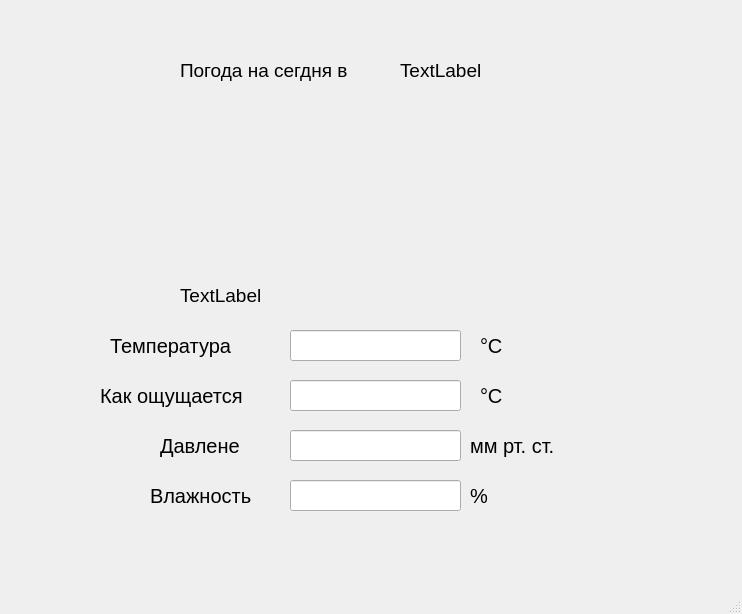
<?xml version="1.0" encoding="UTF-8"?>
<ui version="4.0">
 <class>MainWindow</class>
 <widget class="QMainWindow" name="MainWindow">
  <property name="geometry">
   <rect>
    <x>0</x>
    <y>0</y>
    <width>742</width>
    <height>614</height>
   </rect>
  </property>
  <property name="font">
   <font>
    <pointsize>15</pointsize>
   </font>
  </property>
  <property name="windowTitle">
   <string>MainWindow</string>
  </property>
  <widget class="QWidget" name="centralwidget">
   <widget class="QLineEdit" name="lineEdit">
    <property name="geometry">
     <rect>
      <x>290</x>
      <y>330</y>
      <width>171</width>
      <height>31</height>
     </rect>
    </property>
   </widget>
   <widget class="QLineEdit" name="lineEdit_2">
    <property name="geometry">
     <rect>
      <x>290</x>
      <y>380</y>
      <width>171</width>
      <height>31</height>
     </rect>
    </property>
   </widget>
   <widget class="QLineEdit" name="lineEdit_3">
    <property name="geometry">
     <rect>
      <x>290</x>
      <y>430</y>
      <width>171</width>
      <height>31</height>
     </rect>
    </property>
   </widget>
   <widget class="QLineEdit" name="lineEdit_4">
    <property name="geometry">
     <rect>
      <x>290</x>
      <y>480</y>
      <width>171</width>
      <height>31</height>
     </rect>
    </property>
   </widget>
   <widget class="QLabel" name="label">
    <property name="geometry">
     <rect>
      <x>180</x>
      <y>30</y>
      <width>211</width>
      <height>81</height>
     </rect>
    </property>
    <property name="font">
     <font>
      <pointsize>14</pointsize>
     </font>
    </property>
    <property name="text">
     <string>Погода на сегдня в</string>
    </property>
   </widget>
   <widget class="QLabel" name="label_2">
    <property name="geometry">
     <rect>
      <x>110</x>
      <y>330</y>
      <width>181</width>
      <height>31</height>
     </rect>
    </property>
    <property name="text">
     <string>Температура</string>
    </property>
   </widget>
   <widget class="QLabel" name="label_3">
    <property name="geometry">
     <rect>
      <x>100</x>
      <y>380</y>
      <width>181</width>
      <height>31</height>
     </rect>
    </property>
    <property name="text">
     <string>Как ощущается</string>
    </property>
   </widget>
   <widget class="QLabel" name="label_4">
    <property name="geometry">
     <rect>
      <x>160</x>
      <y>430</y>
      <width>121</width>
      <height>31</height>
     </rect>
    </property>
    <property name="text">
     <string>Давлене</string>
    </property>
   </widget>
   <widget class="QLabel" name="label_5">
    <property name="geometry">
     <rect>
      <x>150</x>
      <y>480</y>
      <width>131</width>
      <height>31</height>
     </rect>
    </property>
    <property name="text">
     <string>Влажность</string>
    </property>
   </widget>
   <widget class="QLabel" name="label_6">
    <property name="geometry">
     <rect>
      <x>-20</x>
      <y>0</y>
      <width>811</width>
      <height>621</height>
     </rect>
    </property>
    <property name="toolTipDuration">
     <number>-1</number>
    </property>
    <property name="text">
     <string/>
    </property>
    <property name="pixmap">
     <pixmap>1613686188_25-p-fon-dlya-prezentatsii-pogoda-25.png</pixmap>
    </property>
   </widget>
   <widget class="QLabel" name="label_7">
    <property name="geometry">
     <rect>
      <x>400</x>
      <y>50</y>
      <width>151</width>
      <height>41</height>
     </rect>
    </property>
    <property name="font">
     <font>
      <pointsize>14</pointsize>
     </font>
    </property>
    <property name="text">
     <string>TextLabel</string>
    </property>
   </widget>
   <widget class="QLabel" name="label_8">
    <property name="geometry">
     <rect>
      <x>480</x>
      <y>330</y>
      <width>51</width>
      <height>31</height>
     </rect>
    </property>
    <property name="text">
     <string>°C</string>
    </property>
   </widget>
   <widget class="QLabel" name="label_9">
    <property name="geometry">
     <rect>
      <x>480</x>
      <y>380</y>
      <width>55</width>
      <height>31</height>
     </rect>
    </property>
    <property name="text">
     <string>°C</string>
    </property>
   </widget>
   <widget class="QLabel" name="label_10">
    <property name="geometry">
     <rect>
      <x>470</x>
      <y>430</y>
      <width>151</width>
      <height>31</height>
     </rect>
    </property>
    <property name="text">
     <string>мм рт. ст.</string>
    </property>
   </widget>
   <widget class="QLabel" name="label_11">
    <property name="geometry">
     <rect>
      <x>470</x>
      <y>480</y>
      <width>61</width>
      <height>31</height>
     </rect>
    </property>
    <property name="text">
     <string>%</string>
    </property>
   </widget>
   <widget class="QLabel" name="label_12">
    <property name="geometry">
     <rect>
      <x>180</x>
      <y>110</y>
      <width>321</width>
      <height>161</height>
     </rect>
    </property>
    <property name="text">
     <string/>
    </property>
   </widget>
   <widget class="QLabel" name="label_13">
    <property name="geometry">
     <rect>
      <x>180</x>
      <y>280</y>
      <width>351</width>
      <height>31</height>
     </rect>
    </property>
    <property name="font">
     <font>
      <pointsize>14</pointsize>
     </font>
    </property>
    <property name="text">
     <string>TextLabel</string>
    </property>
   </widget>
   <zorder>label_6</zorder>
   <zorder>label_2</zorder>
   <zorder>label_3</zorder>
   <zorder>label_4</zorder>
   <zorder>label_5</zorder>
   <zorder>lineEdit</zorder>
   <zorder>lineEdit_2</zorder>
   <zorder>lineEdit_3</zorder>
   <zorder>lineEdit_4</zorder>
   <zorder>label</zorder>
   <zorder>label_7</zorder>
   <zorder>label_8</zorder>
   <zorder>label_9</zorder>
   <zorder>label_10</zorder>
   <zorder>label_11</zorder>
   <zorder>label_12</zorder>
   <zorder>label_13</zorder>
  </widget>
  <widget class="QMenuBar" name="menubar">
   <property name="geometry">
    <rect>
     <x>0</x>
     <y>0</y>
     <width>742</width>
     <height>26</height>
    </rect>
   </property>
  </widget>
  <widget class="QStatusBar" name="statusbar"/>
 </widget>
 <resources/>
 <connections/>
</ui>
